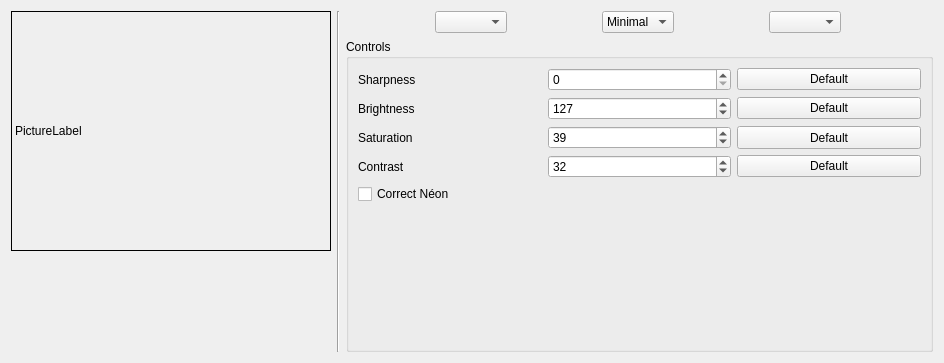
<ui version="4.0" >
 <class>webcamConfigWidget</class>
 <widget class="QWidget" name="webcamConfigWidget" >
  <property name="geometry" >
   <rect>
    <x>0</x>
    <y>0</y>
    <width>944</width>
    <height>363</height>
   </rect>
  </property>
  <property name="windowTitle" >
   <string/>
  </property>
  <layout class="QHBoxLayout" name="horizontalLayout_5" >
   <item>
    <layout class="QVBoxLayout" name="verticalLayout_2" >
     <property name="sizeConstraint" >
      <enum>QLayout::SetDefaultConstraint</enum>
     </property>
     <item>
      <widget class="QLabel" name="pictureLabel" >
       <property name="sizePolicy" >
        <sizepolicy vsizetype="Fixed" hsizetype="Fixed" >
         <horstretch>0</horstretch>
         <verstretch>0</verstretch>
        </sizepolicy>
       </property>
       <property name="minimumSize" >
        <size>
         <width>320</width>
         <height>240</height>
        </size>
       </property>
       <property name="frameShape" >
        <enum>QFrame::Box</enum>
       </property>
       <property name="text" >
        <string>PictureLabel</string>
       </property>
      </widget>
     </item>
     <item>
      <spacer name="verticalSpacer_2" >
       <property name="orientation" >
        <enum>Qt::Vertical</enum>
       </property>
       <property name="sizeHint" stdset="0" >
        <size>
         <width>20</width>
         <height>40</height>
        </size>
       </property>
      </spacer>
     </item>
    </layout>
   </item>
   <item>
    <widget class="Line" name="line_2" >
     <property name="orientation" >
      <enum>Qt::Vertical</enum>
     </property>
    </widget>
   </item>
   <item>
    <layout class="QVBoxLayout" name="_2" >
     <item>
      <layout class="QHBoxLayout" name="_3" >
       <property name="sizeConstraint" >
        <enum>QLayout::SetMinimumSize</enum>
       </property>
       <item>
        <widget class="QComboBox" name="comboBoxDevs" >
         <property name="sizePolicy" >
          <sizepolicy vsizetype="Fixed" hsizetype="Maximum" >
           <horstretch>0</horstretch>
           <verstretch>0</verstretch>
          </sizepolicy>
         </property>
         <property name="sizeAdjustPolicy" >
          <enum>QComboBox::AdjustToContents</enum>
         </property>
        </widget>
       </item>
       <item>
        <widget class="QComboBox" name="comboBoxSize" >
         <property name="sizePolicy" >
          <sizepolicy vsizetype="Fixed" hsizetype="Maximum" >
           <horstretch>0</horstretch>
           <verstretch>0</verstretch>
          </sizepolicy>
         </property>
         <property name="sizeAdjustPolicy" >
          <enum>QComboBox::AdjustToContents</enum>
         </property>
         <item>
          <property name="text" >
           <string>Minimal</string>
          </property>
         </item>
        </widget>
       </item>
       <item>
        <widget class="QComboBox" name="comboBoxFormat" >
         <property name="sizePolicy" >
          <sizepolicy vsizetype="Fixed" hsizetype="Maximum" >
           <horstretch>0</horstretch>
           <verstretch>0</verstretch>
          </sizepolicy>
         </property>
         <property name="sizeAdjustPolicy" >
          <enum>QComboBox::AdjustToContents</enum>
         </property>
        </widget>
       </item>
      </layout>
     </item>
     <item>
      <layout class="QHBoxLayout" name="_5" >
       <item>
        <widget class="QGroupBox" name="controlsGroupBox" >
         <property name="sizePolicy" >
          <sizepolicy vsizetype="Expanding" hsizetype="Expanding" >
           <horstretch>0</horstretch>
           <verstretch>0</verstretch>
          </sizepolicy>
         </property>
         <property name="title" >
          <string>Controls</string>
         </property>
         <layout class="QVBoxLayout" name="verticalLayout" >
          <item>
           <layout class="QHBoxLayout" name="horizontalLayout" >
            <item>
             <widget class="QLabel" name="label" >
              <property name="text" >
               <string>Sharpness</string>
              </property>
             </widget>
            </item>
            <item>
             <widget class="QSpinBox" name="sharpManualValueBox" />
            </item>
            <item>
             <widget class="QPushButton" name="sharpDefaultValueBtn" >
              <property name="text" >
               <string>Default</string>
              </property>
             </widget>
            </item>
           </layout>
          </item>
          <item>
           <layout class="QHBoxLayout" name="horizontalLayout_2" >
            <item>
             <widget class="QLabel" name="label_2" >
              <property name="text" >
               <string>Brightness</string>
              </property>
             </widget>
            </item>
            <item>
             <widget class="QSpinBox" name="brightManualValueBox" >
              <property name="maximum" >
               <number>255</number>
              </property>
              <property name="value" >
               <number>127</number>
              </property>
             </widget>
            </item>
            <item>
             <widget class="QPushButton" name="brightDefaultValueBtn" >
              <property name="text" >
               <string>Default</string>
              </property>
             </widget>
            </item>
           </layout>
          </item>
          <item>
           <layout class="QHBoxLayout" name="horizontalLayout_3" >
            <item>
             <widget class="QLabel" name="label_3" >
              <property name="text" >
               <string>Saturation</string>
              </property>
             </widget>
            </item>
            <item>
             <widget class="QSpinBox" name="satManualValueBox" >
              <property name="maximum" >
               <number>255</number>
              </property>
              <property name="value" >
               <number>39</number>
              </property>
             </widget>
            </item>
            <item>
             <widget class="QPushButton" name="satDefaultValueBtn" >
              <property name="sizePolicy" >
               <sizepolicy vsizetype="Minimum" hsizetype="Minimum" >
                <horstretch>0</horstretch>
                <verstretch>0</verstretch>
               </sizepolicy>
              </property>
              <property name="text" >
               <string>Default</string>
              </property>
             </widget>
            </item>
           </layout>
          </item>
          <item>
           <layout class="QHBoxLayout" name="horizontalLayout_4" >
            <item>
             <widget class="QLabel" name="label_4" >
              <property name="text" >
               <string>Contrast</string>
              </property>
             </widget>
            </item>
            <item>
             <widget class="QSpinBox" name="contManualValueBox" >
              <property name="maximum" >
               <number>255</number>
              </property>
              <property name="value" >
               <number>32</number>
              </property>
             </widget>
            </item>
            <item>
             <widget class="QPushButton" name="contDefaultValueBtn" >
              <property name="text" >
               <string>Default</string>
              </property>
             </widget>
            </item>
           </layout>
          </item>
          <item>
           <widget class="QCheckBox" name="freqBox" >
            <property name="text" >
             <string>Correct Néon</string>
            </property>
           </widget>
          </item>
          <item>
           <spacer name="verticalSpacer" >
            <property name="orientation" >
             <enum>Qt::Vertical</enum>
            </property>
            <property name="sizeHint" stdset="0" >
             <size>
              <width>20</width>
              <height>40</height>
             </size>
            </property>
           </spacer>
          </item>
         </layout>
        </widget>
       </item>
      </layout>
     </item>
    </layout>
   </item>
  </layout>
 </widget>
 <resources/>
 <connections/>
</ui>
